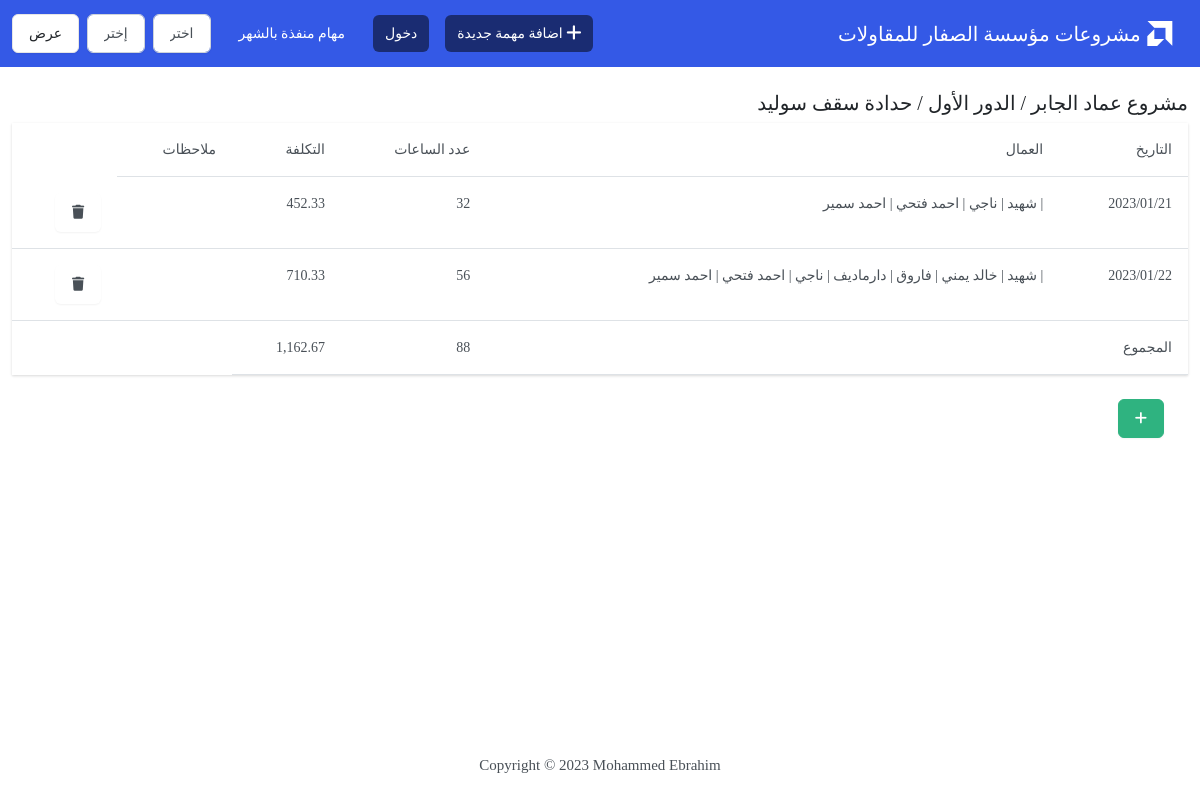
The page /showTimeSheet/8 on the database its author committed.
### studens/models.py (models this page shows, shortened)
class MissionTimeSheet(models.Model):
    date = models.DateField(default=date.today, verbose_name="التاريخ")
    mission = models.ForeignKey(Mission, on_delete=models.CASCADE, verbose_name="إسم المهمة")
    employee = models.ManyToManyField(Employee, verbose_name="إسم الموظفين")
    nots = models.TextField(null=True, blank=True, verbose_name="ملاحظات")
    @property
    def employee_format(self):
        txt = ""
        for  x in self.employee.all().values_list("name"):
            txt = txt + " | " + str(x[0])
        return txt
    @property
    def employee_count(self):
        x = self.employee.all().values_list("name")
        tottal_hours = len(x) * working_hours
        return tottal_hours
    @property
    def employee_cost(self):
        employeeName =[]
        cost_employe = 0
        for employee in self.employee.all().values_list("name","salary"):
            cost_employe+= (employee[1]/30) + working_lisence_year + igama_year + insurance + electric + cars
        return f"{cost_employe:.2f}"

### studens/views.py (the view)
# urls.py: path("showTimeSheet/<int:id>", views.TimeSheet, name="showTimeSheet"),
def TimeSheet(request,id):
	lis = []
	sta = MissionTimeSheet.objects.filter(mission__id=id)
	for i in sta:
		lis.append(list(i.employee.values_list("name","salary")))
	id_ = id
	conv_list = list(lis)
	target_mission = Mission.objects.get(id = id)
	title = f"{target_mission.project_Name} / {target_mission.project_Stage_format} / {target_mission.project_Job_Type}"
	hours =[]
	costlist =[]
	for item in conv_list:
		cost = 0
		for i in item:
			cost+= (i[1]/30) + working_lisence_year + igama_year + insurance + electric + cars
		hours.append(len(item)*8)
		costlist.append(cost)
	hours = f"{sum(hours):.0f}"
	costlist = f"{sum(costlist):,.2f}"
	return render(request, "studens/showTimeSheet.html", {
		"Mission":sta,
		"hours": hours,
		"costlist":costlist,
		"id_": id_,
		"title": title,
		})

### studens/models.py (called while the page is built)
    def __str__(self):
        return self.name

    def __str__(self):
        return self.name

    def __str__(self):
        return self.name

    @property
    def project_Stage_format(self):
        title =[]
        txt = ""
        for i, x in enumerate(self.stages.all()):
            title.append(x)
            txt = txt + " " + str(title[i])
        return txt

### studens/templates/studens/showTimeSheet.html (shortened to what this page needs)
{% extends "studens/base.html" %}
{% block body %}
<h5>{{ title }}</h5>
  <table class="table">
        <thead>
          <tr>
            <th>التاريخ</th>
            <th>العمال</th>
            <th>عدد الساعات</th>
            <th>التكلفة</th>
            <th>ملاحظات</th>
          </tr>
        </thead>
        <tbody>
        {% for row in Mission %}
          <tr>
            <th>{{ row.date|date:"Y/m/d" }}</th>
              <td>{{ row.employee_format }}</td>
              <td>{{ row.employee_count }}</td>
              <td>{{ row.employee_cost }}</td>
              <td>
              </td>
              <td>
                <button type="button" class="btn btn-brimary" data-bs-toggle="modal" data-bs-target="#deleteTimeSheet{{row.id}}">
                  <i class="fa-solid fa-trash"></i>
                </button>
              </td>
          </tr>
          {% endfor %}
          <tr>
            <td>المجموع</td>
            <td></td>
            <td>{{ hours }}</td>
            <td>{{ costlist }}</td>
          </tr>
        </tbody>
      </table>
      <div class="m-4">
      <a class="btn btn-success" href="{% url 'addTimeSheet' id_ %}">
        <i class="fa-solid fa-plus"></i>
    </a>
    </div>
{% endblock %}

### studens/templates/studens/base.html (style rules this page uses)
body { font-family: 'DroidArabicKufiRegular'; font-size: 15px; }

### rows shown on the page
MissionTimeSheet: date "2023/01/21", employee_format "| شهيد | ناجي | احمد فتحي | احمد سمير", employee_count "32", employee_cost "452.33"
MissionTimeSheet: date "2023/01/22", employee_format "| شهيد | خالد يمني | فاروق | دارماديف | ناجي | احمد فتحي | احمد سمير", employee_count "56", employee_cost "710.33"

### other values the page prints
{{ title }} "مشروع عماد الجابر / الدور الأول / حدادة سقف سوليد"
{{ hours }} "88"
{{ costlist }} "1,162.67"
